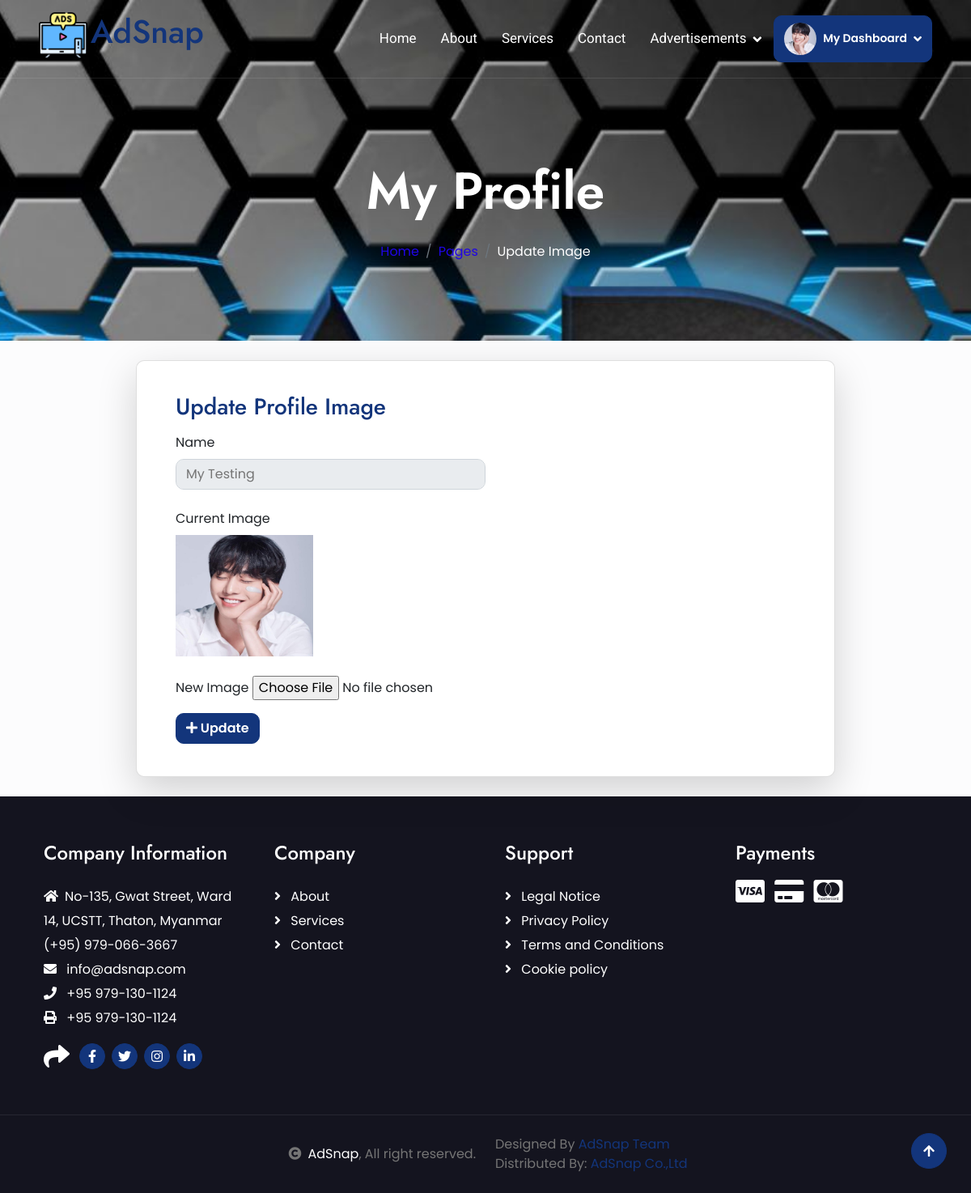
/update_image.php?cid=2 (signed in), run on the app's committed database.
### tables this page shows
CREATE TABLE `customer` (
  `CustomerId` int(11) NOT NULL,
  `Name` varchar(200) NOT NULL,
  `Email` varchar(100) NOT NULL,
  `Phone` bigint(11) NOT NULL,
  `Password` varchar(100) NOT NULL,
  `Picture` varchar(1000) NOT NULL,
  `RegDate` date NOT NULL DEFAULT current_timestamp()
);

### update_image.php (the view, shortened to what this page needs)
<!DOCTYPE html>
<html lang="en">
<head>
    <link rel="stylesheet" href="https://cdnjs.cloudflare.com/ajax/libs/font-awesome/6.5.1/css/all.min.css" />
    <link href="https://cdnjs.cloudflare.com/ajax/libs/font-awesome/5.10.0/css/all.min.css" rel="stylesheet">
    <link href="https://cdn.jsdelivr.net/npm/bootstrap-icons@1.4.1/font/bootstrap-icons.css" rel="stylesheet">
    <link href="lib/owlcarousel/assets/owl.carousel.min.css" rel="stylesheet">
    <link href="lib/lightbox/css/lightbox.min.css" rel="stylesheet">
    <link href="https://cdn.jsdelivr.net/npm/bootstrap@5.3.2/dist/css/bootstrap.min.css" rel="stylesheet">
    <link href="css/bootstrap.min.css" rel="stylesheet">
    <link href="css/style.css" rel="stylesheet">
</head>
<body>
    <div class="container-fluid position-relative p-0">
        <nav class="navbar navbar-expand-lg navbar-light px-4 px-lg-5 py-2 py-lg-0">
            <?php include('includes/navbar.php'); ?>
        </nav>
    </div>
    <div class="container-fluid bg-breadcrumb">
        <div class="container text-center py-5" style="max-width: 900px;">
            <h3 class="text-white display-3 mb-4">My Profile</h1>
                <ol class="breadcrumb justify-content-center mb-0">
                    <li class="breadcrumb-item"><a href="index.php">Home</a></li>
                    <li class="breadcrumb-item"><a href="#">Pages</a></li>
                    <li class="breadcrumb-item active text-white">Update Image</li>
                </ol>
        </div>
    </div>
    <div class="container-fluid about bg-light-subtle bg-opacity-25 py-4">
        <div class="container card shadow-lg py-3 w-75">
            <form action="#" class="rounded p-4" method="post" enctype="multipart/form-data">
            <?php
                $cid = intval($_GET['cid']);
                $cn = mysqli_connect("localhost", "root", "", "adsnap");
                $s = "select * from customer where CustomerId='" . $cid . "'";
                $result = mysqli_query($cn, $s);
                while ($data = mysqli_fetch_array($result))
                {
            ?>
                <div class="row">
                    <div class="col-lg-12">
                        <h3 class="mb-3 text-primary">Update Profile Image</h3>
                        <div class="control-group mt-1">
                            <label class="control-label mb-2" for="basicinput">Name</label>
                            <div class="col-6">
                                <input type="text" class="form-control" name="name" readonly value="<?php echo $data[1]; ?>" class="span6 tip" required>
                            </div>
                        </div>
                        <br>
                        <div class="control-group mb-4">
                            <label class="control-label mb-2" for="basicinput">Current Image</label>
                            <div class="controls">
                            <?php
                                if ($data[5] == "avatar15.jpg") {
                            ?>
                                <img class="" src="img/avatar15.jpg" alt="" width="100" height="100">
                            <?php
                                 } else {
                            ?>
                                <img src="profileimages/<?php echo $data[5]; ?>" width="170" height="150">
                            <?php
                                }
                            ?>
                            </div>
                        </div>
                        <div class="form-group">
                            <label>New Image</label>
                            <input type="file" name="productimage1" id="productimage1" accept=".png,.jpg,.jpeg,.gif" class="file-upload-default" required="">
                        </div>
                        <div class="form-group row mt-3">
                            <div class="col-12">
                                <button type="submit" class="btn btn-primary " name="submit">
                                    <i class="fa fa-plus "></i> Update
                                </button>
                            </div>
                        </div>
                    </div>
                </div>
                <?php
                }
                ?>
            </form>
        </div>
    </div>
    <?php include('includes/footer.php'); ?>
    <?php include('includes/copyright.php'); ?>
    <a href="#" class="btn btn-primary btn-primary-outline-0 btn-md-square back-to-top"><i class="fa fa-arrow-up"></i></a>
</body>
</html>

### includes/navbar.php (shortened to what this page needs)
<?php
$menuItems = array(
    'Home' => 'index.php',
    'About' => 'about.php',
    'Services' => 'services.php',
    'Contact' => 'contact.php'
);
function isMenuItemActive($currentPage, $menuItem) {
    return ($currentPage === $menuItem) ? 'actives' : '';
}
$currentPage = basename($_SERVER['PHP_SELF']);
?>
<!DOCTYPE html>
<html lang="en">
<head>
    <link href="./login/style.css" rel="stylesheet">
    <link rel="stylesheet" href="https://unicons.iconscout.com/release/v4.0.0/css/line.css" />
</head>
<body>
     <?php
        if($_SESSION['login'])
        {
    ?>
    <a href="index.php" class="navbar-brand p-0">
        <h1 class=" text-primary"><img src="img/ads.png" alt="Logo" class="me-1">AdSnap</h1>
    </a>
    <div class="collapse navbar-collapse" id="navbarCollapse">
        <div class="navbar-nav ms-auto py-0">
        <?php
        foreach ($menuItems as $menuItem => $link) {
        $isActive = isMenuItemActive($currentPage, $link);
        echo "<a class='$isActive nav-item nav-link' href='$link'>$menuItem</a>";
        }
        ?>
            <div class="nav-item dropdown">
                <a href="#" class="nav-link dropdown-toggle" data-bs-toggle="dropdown">Advertisements</a>
            </div>
        </div>
        <?php
            $cn=mysqli_connect("localhost","root","","adsnap");
            $email=$_SESSION['login'];
            $sql="select * from customer where Email='".$email."'";
            $result=mysqli_query($cn,$sql);
            while($data=mysqli_fetch_array($result)){
                if($data[5]=="avatar15.jpg")
                {
        ?>
        <div class="nav-item dropdown">
            <a href="#" class="dropdown-toggle btn btn-primary py-2" data-bs-toggle="dropdown">
            <small><img class="rounded-circle me-lg-2" src="./img/avatar15.jpg" alt="" style="width: 40px; height: 40px;" >My Dashboard</small></a>
            <div class="dropdown-menu rounded">
                <a href="profile.php" class="dropdown-item"><i class="fas fa-user-alt me-2"></i> My Profile</a>
                <a href="ads_upload.php" class="dropdown-item"><i class="fas fa-comment-alt me-2"></i> Upload Ads Post</a>
                <a href="ads_history.php" class="dropdown-item"><i class="fas fa-bell me-2"></i> History</a>
                <a href="change_password.php" class="dropdown-item"><i class="fas fa-cog me-2"></i> Account Settings</a>
                <a href="logout.php" onclick="return confirm('Do you really want to logout?')" onclick="javascript:window.open('logout.php','_self')" class="dropdown-item"><i class="fas fa-power-off me-2"></i> Log Out</a>
            </div>
        </div>
        <?php
            }
            else{
        ?>
          <div class="nav-item dropdown">
            <a href="#" class="dropdown-toggle btn btn-primary py-2" data-bs-toggle="dropdown">
            <small><img class="rounded-circle me-lg-2" src="./profileimages/<?php echo $data[5]; ?>" alt="" style="width: 40px; height: 40px;" >My Dashboard</small></a>
        </div>
        <?php
            }
     }
    ?>
    </div>
    <?php
        }
    ?>
</body>
</html>

### css/style.css (style rules this page uses)
.back-to-top { position: fixed; right: 30px; bottom: 30px; display: flex; width: 45px; height: 45px; align-items: center; justify-content: center; transition: 0.5s; z-index: 99; }
.btn { font-weight: 600; transition: .5s; }
.btn-md-square { width: 44px; height: 44px; }
.btn-square, .btn-sm-square, .btn-md-square, .btn-lg-square { padding: 0; display: flex; align-items: center; justify-content: center; font-weight: normal; border-radius: 50%; }
.btn.btn-primary { box-shadow: inset 0 0 0 0 var(--bs-primary); }
.navbar-light .navbar-nav .nav-link { font-family: 'Roboto', sans-serif; position: relative; padding: 35px 15px; color: var(--bs-white) !important; font-size: 17px; font-weight: 400; outline: none; transition: .5s; }
.navbar-light .navbar-brand h1 { color: var(--bs-white); }
.navbar-light .navbar-brand img { max-height: 60px; transition: .5s; }
.navbar .dropdown-toggle::after { border: none; content: "\f107"; font-family: "Font Awesome 5 Free"; font-weight: 900; vertical-align: middle; margin-left: 8px; }
@media (min-width: 992px) { .navbar-light { position: absolute; width: 100%; top: 0; left: 0; border-bottom: 1px solid rgba(255, 255, 255, .1); z-index: 999; } }
@media (min-width: 992px) { .navbar-light .navbar-nav .nav-link::before { position: absolute; content: ""; width: 100%; height: 0; bottom: -1px; left: 0; background: var(--bs-primary); transition: .5s; z-index: -1; } }
.bg-breadcrumb { background: url('../img/bg-img.jpg'); background-position: center center; background-repeat: no-repeat; background-size: cover; background-attachment: fixed; padding: 150px 0 50px 0; }
.bg-breadcrumb .breadcrumb-item a { color: var(--bs-secondary) !important; }

### login/style.css (style rules this page uses)
* { margin: 0; padding: 0; box-sizing: border-box; font-family: "Poppins", sans-serif; }
a { text-decoration: none; }

### data on the page
customer: Picture (picture), name "My Testing"

### other printed values
$menuItem "Home"
$menuItem "About"
$menuItem "Services"
$menuItem "Contact"
